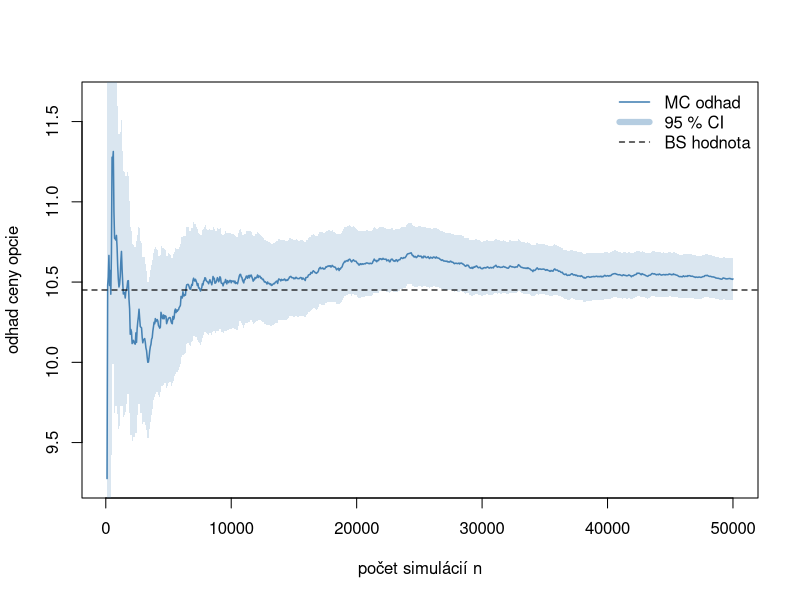

This chart was generated by the following R code:
## ---- chunk 1
#| label: setup
bs_call <- function(S0, K, r, sigma, T_) {
  d1 <- (log(S0/K) + (r + 0.5*sigma^2)*T_) / (sigma*sqrt(T_))
  d2 <- d1 - sigma*sqrt(T_)
  S0*pnorm(d1) - K*exp(-r*T_)*pnorm(d2)
}

mc_call <- function(S0, K, r, sigma, T_, n, seed = 42) {
  set.seed(seed)
  Z  <- rnorm(n)
  ST <- S0 * exp((r - 0.5*sigma^2)*T_ + sigma*sqrt(T_)*Z)
  d  <- exp(-r*T_) * pmax(ST - K, 0)
  list(est = mean(d), se = sd(d)/sqrt(n))
}

S0 <- 100; K <- 100; r <- 0.05; sigma <- 0.20; T_ <- 1
C_bs <- bs_call(S0, K, r, sigma, T_)
mc100k <- mc_call(S0, K, r, sigma, T_, n = 100000)
diff_abs <- abs(mc100k$est - C_bs)
## ---- chunk 2
#| content: valuebox
#| title: "Black-Scholes cena"
list(
  icon  = "calculator",
  color = "primary",
  value = sprintf("%.4f", C_bs)
)
## ---- chunk 3
#| content: valuebox
#| title: "Monte Carlo odhad (n = 100 000)"
list(
  icon  = "dice-5",
  color = "info",
  value = sprintf("%.4f", mc100k$est)
)
## ---- chunk 4
#| content: valuebox
#| title: "Absolútna odchýlka MC od BS"
list(
  icon  = "graph-down",
  color = "success",
  value = sprintf("%.4f", diff_abs)
)
## ---- chunk 5
#| title: "Konvergencia MC odhadu k Black-Scholesovej cene"
set.seed(2026)
n_max <- 50000
Z  <- rnorm(n_max)
ST <- S0 * exp((r - 0.5*sigma^2)*T_ + sigma*sqrt(T_)*Z)
disc <- exp(-r*T_) * pmax(ST - K, 0)
cm <- cumsum(disc) / seq_along(disc)
cv <- (cumsum(disc^2) - seq_along(disc)*cm^2) / pmax(seq_along(disc) - 1, 1)
cse <- sqrt(cv / seq_along(disc))
idx <- seq(100, n_max, by = 50)

plot(idx, cm[idx], type = "l", lwd = 1.5, col = "steelblue",
     ylim = c(C_bs - 1.2, C_bs + 1.2),
     xlab = "počet simulácií n", ylab = "odhad ceny opcie",
     main = "")
polygon(c(idx, rev(idx)),
        c(cm[idx] - 1.96*cse[idx], rev(cm[idx] + 1.96*cse[idx])),
        col = adjustcolor("steelblue", 0.2), border = NA)
abline(h = C_bs, lty = 2, lwd = 1.2)
legend("topright", c("MC odhad", "95 % CI", "BS hodnota"),
       col = c("steelblue", adjustcolor("steelblue", 0.4), "black"),
       lty = c(1, 1, 2), lwd = c(1.5, 6, 1.2), bty = "n")
## ---- chunk 6
#| title: "Konvergencia: tabuľka pre rastúce n"
ns <- c(1e2, 1e3, 1e4, 1e5, 1e6)
tab <- do.call(rbind, lapply(ns, function(n) {
  res <- mc_call(S0, K, r, sigma, T_, n, seed = 2026)
  data.frame(
    n        = n,
    odhad    = res$est,
    se       = res$se,
    odchylka = abs(res$est - C_bs)
  )
}))
knitr::kable(
  tab,
  col.names = c("n", "Odhad MC", "Štand. chyba", "|MC − BS|"),
  digits    = 5,
  align     = "rrrr"
)
